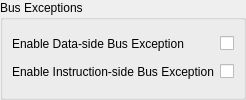
           <widget class="QGroupBox" name="groupBox_5" >
            <property name="sizePolicy" >
             <sizepolicy>
              <hsizetype>5</hsizetype>
              <vsizetype>5</vsizetype>
              <horstretch>0</horstretch>
              <verstretch>0</verstretch>
             </sizepolicy>
            </property>
            <property name="title" >
             <string>Bus Exceptions</string>
            </property>
            <layout class="QVBoxLayout" >
             <property name="margin" >
              <number>9</number>
             </property>
             <property name="spacing" >
              <number>6</number>
             </property>
             <item>
              <layout class="QHBoxLayout" >
               <property name="margin" >
                <number>0</number>
               </property>
               <property name="spacing" >
                <number>6</number>
               </property>
               <item>
                <widget class="QLabel" name="G_D_BUS_EXCEPTION_LABEL" >
                 <property name="sizePolicy" >
                  <sizepolicy>
                   <hsizetype>7</hsizetype>
                   <vsizetype>5</vsizetype>
                   <horstretch>0</horstretch>
                   <verstretch>0</verstretch>
                  </sizepolicy>
                 </property>
                 <property name="toolTip" >
                  <string>&lt;qt>Enable the data-side bus exception.  This causes an exception if there is an error or timeout on the data-side bus.  The user must provide their own exception handler.&lt;/qt></string>
                 </property>
                 <property name="text" >
                  <string>Enable Data-side Bus Exception</string>
                 </property>
                </widget>
               </item>
               <item>
                <widget class="QCheckBox" name="G_D_BUS_EXCEPTION" >
                 <property name="sizePolicy" >
                  <sizepolicy>
                   <hsizetype>1</hsizetype>
                   <vsizetype>0</vsizetype>
                   <horstretch>0</horstretch>
                   <verstretch>1</verstretch>
                  </sizepolicy>
                 </property>
                 <property name="text" >
                  <string/>
                 </property>
                </widget>
               </item>
              </layout>
             </item>
             <item>
              <layout class="QHBoxLayout" >
               <property name="margin" >
                <number>0</number>
               </property>
               <property name="spacing" >
                <number>6</number>
               </property>
               <item>
                <widget class="QLabel" name="G_I_BUS_EXCEPTION_LABEL" >
                 <property name="sizePolicy" >
                  <sizepolicy>
                   <hsizetype>7</hsizetype>
                   <vsizetype>5</vsizetype>
                   <horstretch>0</horstretch>
                   <verstretch>0</verstretch>
                  </sizepolicy>
                 </property>
                 <property name="toolTip" >
                  <string>&lt;qt>Enable the instruction-side bus exception.  This causes an exception if there is an error or timeout on the instruction-side bus.  The user must provide their own exception handler.&lt;/qt></string>
                 </property>
                 <property name="text" >
                  <string>Enable Instruction-side Bus Exception</string>
                 </property>
                </widget>
               </item>
               <item>
                <widget class="QCheckBox" name="G_I_BUS_EXCEPTION" >
                 <property name="text" >
                  <string/>
                 </property>
                </widget>
               </item>
              </layout>
             </item>
            </layout>
           </widget>
